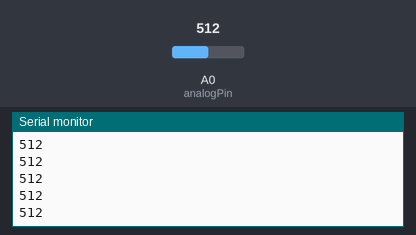
Recording of a sketch running on a simulated Arduino Uno, built with avr-gcc and run on an emulated ATmega328P. Parts: the last lines printed to the serial monitor. The test bench sets the inputs (shaded band); at power-on: A0 (analogPin) = 512.

Above: at 1.2 s.
1.3 s: A0 (analogPin) set to 716
At 1.56 s:
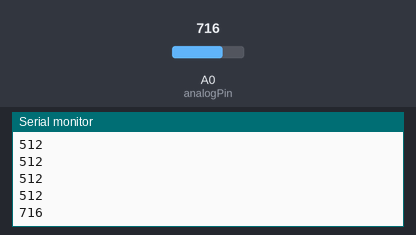
2.8 s: A0 (analogPin) set to 900
At 2.96 s:
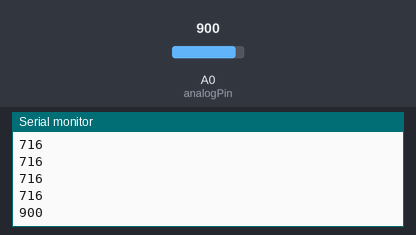
Timing chart, 0 to 5.8 s (numbered marks = the images above; inputs shaded):
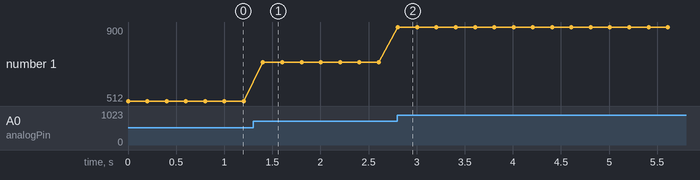

Measured:
- after the input at 1.3 s, the serial monitor: prints a new line after 0.10 s (image 1)
- after the input at 2.8 s, the serial monitor: prints a new line at once (image 2)
- plotted number 1: 512 → 716 after the input at 1.3 s, 716 → 900 after the input at 2.8 s

The sketch:

arduinonodejs.ino
```cpp
/*
 Name:		arduinonodejs.ino
 Created:	8/27/2018 7:48:48 PM
 Author:	NOUARET
*/

// the setup function runs once when you press reset or power the board
int analogPin = 0;
int val = 0;
String thisString;
void setup() {
	Serial.begin(115200);
}

// the loop function runs over and over again until power down or reset
void loop() {
	val = analogRead(analogPin);
	thisString = String(val);
	Serial.println(val);
	delay(200);
}
```
